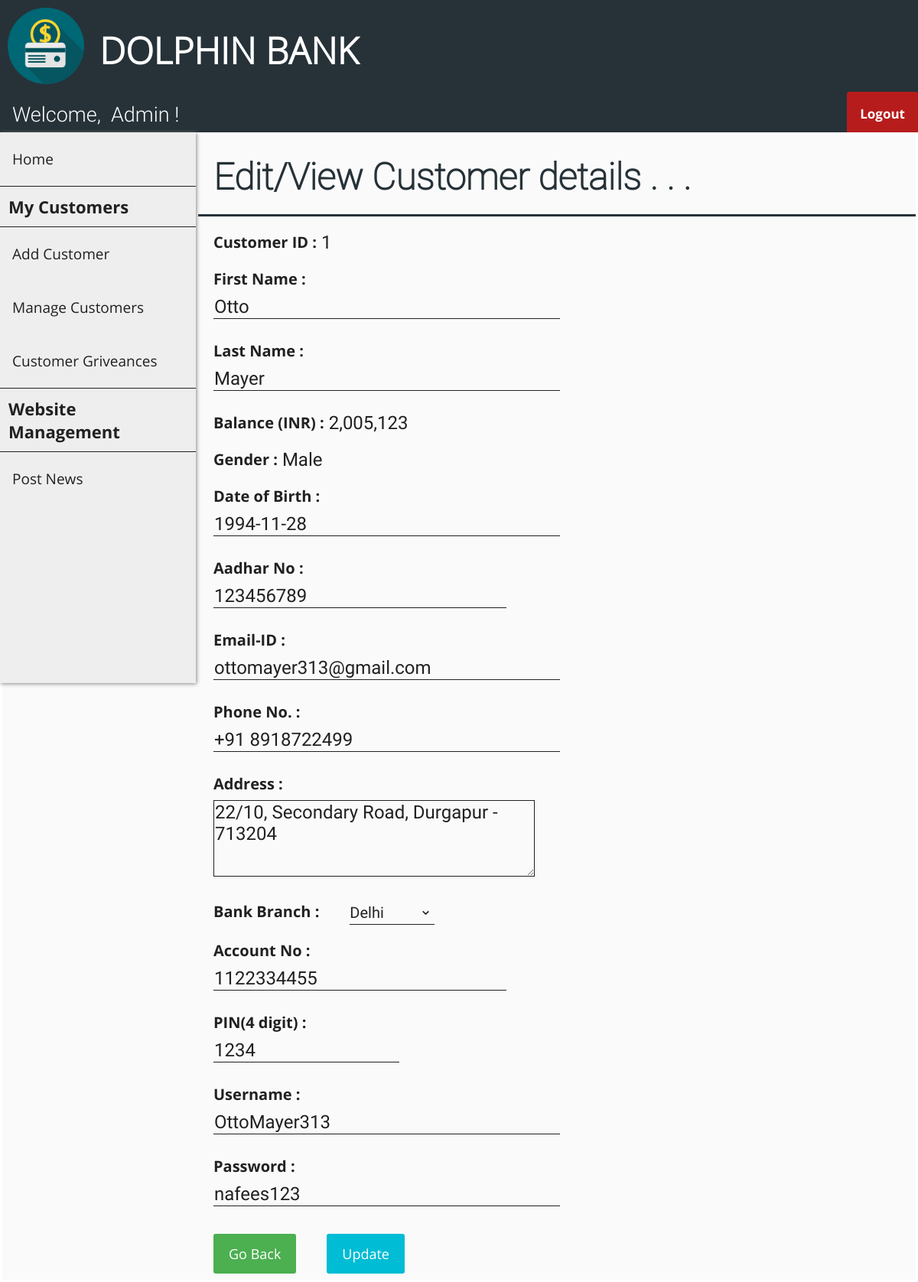
/net-banking/edit_customer.php?cust_id=1 (signed in), run on the app's committed database.
### tables this page shows
CREATE TABLE `customer` (
  `cust_id` int(11) NOT NULL AUTO_INCREMENT,
  `first_name` varchar(30) DEFAULT NULL,
  `last_name` varchar(30) DEFAULT NULL,
  `gender` varchar(10) DEFAULT NULL,
  `dob` date DEFAULT NULL,
  `aadhar_no` int(11) DEFAULT NULL,
  `email` varchar(30) DEFAULT NULL,
  `phone_no` varchar(20) DEFAULT NULL,
  `address` varchar(255) DEFAULT NULL,
  `branch` varchar(30) DEFAULT NULL,
  `account_no` int(11) DEFAULT NULL,
  `pin` int(4) DEFAULT NULL,
  `uname` varchar(30) DEFAULT NULL,
  `pwd` varchar(30) DEFAULT NULL,
  PRIMARY KEY (`cust_id`),
  UNIQUE KEY `aadhar_no` (`aadhar_no`),
  UNIQUE KEY `email` (`email`),
  UNIQUE KEY `phone_no` (`phone_no`),
  UNIQUE KEY `account_no` (`account_no`),
  UNIQUE KEY `uname` (`uname`)
);

CREATE TABLE `passbook1` (
  `trans_id` int(11) NOT NULL AUTO_INCREMENT,
  `trans_date` datetime DEFAULT NULL,
  `remarks` varchar(255) DEFAULT NULL,
  `debit` int(11) DEFAULT NULL,
  `credit` int(11) DEFAULT NULL,
  `balance` int(11) DEFAULT NULL,
  PRIMARY KEY (`trans_id`)
);

### net-banking/edit_customer.php (the view, shortened to what this page needs)
<?php
    include "connect.php";
    include "header.php";
    include "user_navbar.php";
    include "admin_sidebar.php";
    $sql0 = "SELECT * FROM customer WHERE cust_id=".$_SESSION['cust_id'];
    $sql1 = "SELECT * FROM passbook".$_SESSION['cust_id']." WHERE trans_id=(
                    SELECT MAX(trans_id) FROM passbook".$_SESSION['cust_id'].")";
    $result0 = $conn->query($sql0);
    $result1 = $conn->query($sql1);
    if ($result0->num_rows > 0) {
        while($row = $result0->fetch_assoc()) {
            $fname = $row["first_name"];
            $lname = $row["last_name"];
            $gender = $row["gender"];
            $dob = $row["dob"];
            $aadhar = $row["aadhar_no"];
            $email = $row["email"];
            $phno = $row["phone_no"];
            $address = $row["address"];
            $branch = $row["branch"];
            $acno = $row["account_no"];
            $pin = $row["pin"];
            $cus_uname = $row["uname"];
            $cus_pwd = $row["pwd"];
        }
    }
    if ($result1->num_rows > 0) {
        while($row = $result1->fetch_assoc()) {
            $balance = $row["balance"];
        }
    }
?>
<!DOCTYPE html>
<html>
<head>
    <link rel="stylesheet" href="customer_add_style.css">
</head>
<body>
    <form class="add_customer_form" action="edit_customer_action.php" method="post">
        <div class="flex-container-form_header">
            <h1 id="form_header">Edit/View Customer details . . .</h1>
        </div>
        <div class="flex-container">
            <div class=container>
                <label>Customer ID : <label id="info_label"> <?php echo $_SESSION['cust_id'] ?> </label></label>
            </div>
        </div>
        <div class="flex-container">
            <div class=container>
                <label>First Name :</label><br>
                <input name="fname" size="30" type="text" value="<?php echo $fname ?>" required />
            </div>
            <div  class=container>
                <label>Last Name :</b></label><br>
                <input name="lname" size="30" type="text" value="<?php echo $lname ?>" required />
            </div>
        </div>
        <div class="flex-container">
            <div class=container>
                <label>Balance (INR) : <label id="info_label"> <?php echo number_format($balance) ?> </label></label>
            </div>
        </div>
        <div class="flex-container">
            <div class=container>
                <label>Gender :
                    <label id="info_label">
                    <?php
                        if ($gender == "male") {echo "Male";}
                        elseif ($gender == "female") {echo "Female";}
                        else {echo "Others";}
                    ?>
            </div>
        </div>
        <div class="flex-container">
            <div class=container>
                <label>Date of Birth :</label><br>
                <input name="dob" size="30" type="text" placeholder="yyyy-mm-dd" value="<?php echo $dob ?>" required />
            </div>
        </div>
        <div class="flex-container">
            <div class=container>
                <label>Aadhar No :</label><br>
                <input name="aadhar" size="25" type="text" value="<?php echo $aadhar ?>" required />
            </div>
        </div>
        <div class="flex-container">
            <div class=container>
                <label>Email-ID :</label><br>
                <input name="email" size="30" type="text" value="<?php echo $email ?>" required />
            </div>
            <div  class=container>
                <label>Phone No. :</b></label><br>
                <input name="phno" size="30" type="text" value="<?php echo $phno ?>" required />
            </div>
        </div>
        <div class="flex-container">
            <div class=container>
                <label>Address :</label><br>
                <textarea name="address" required /><?php echo $address ?></textarea>
            </div>
        </div>
        <div class="flex-container">
            <div class=container>
                <label>Bank Branch :</label>
            </div>
            <div  class=container>
                <select name="branch">
                    <option value="delhi" <?php if ($branch == 'delhi') {?> selected="selected" <?php }?>>Delhi</option>
                </select>
            </div>
        </div>
        <div class="flex-container">
            <div class=container>
                <label>Account No :</label><br>
                <input name="acno" size="25" type="text" value="<?php echo $acno ?>" required />
            </div>
        </div>
        <div class="flex-container">
            <div  class=container>
                <label>PIN(4 digit) :</b></label><br>
                <input name="pin" size="15" type="text" value="<?php echo $pin ?>" required />
            </div>
        </div>
        <div class="flex-container">
            <div class=container>
                <label>Username :</label><br>
                <input name="cus_uname" size="30" type="text" value="<?php echo $cus_uname ?>" required />
            </div>
            <div  class=container>
                <label>Password :</b></label><br>
                <input name="cus_pwd" size="30" type="text" value="<?php echo $cus_pwd ?>" required />
            </div>
        </div>
        <div class="flex-container">
            <div class="container">
                <a href="/manage_customers.php" class="button">Go Back</a>
            </div>
            <div class="container">
                <button type="submit">Update</button>
            </div>
        </div>
    </form>
</body>
</html>

### net-banking/header_style.css (style rules this page uses)
body { margin: 0; padding: 0; background-color: #FAFAFA; }
h1 { font-family: OpenSans-Light; color: white; font-size: 3rem; line-height: 3rem; margin-top: calc((1.5rem - 2rem) + 2.5rem); margin-bottom: 1.5rem; }

### net-banking/customer_add_style.css (style rules this page uses)
.flex-container { display: -webkit-flex; display: flex; margin-left: 256px; width: auto; height: auto; -webkit-flex-wrap: wrap; flex-wrap: wrap; background-color: #FAFAFA; }
.flex-container-form_header { display: -webkit-flex; display: flex; margin-left: 256px; width: auto; height: auto; background-color: #FAFAFA; border-bottom: 3px solid #263238; }
h1[id="form_header"] { margin-left: 20px; font-family: Roboto-Thin; color: #263238; }
form { border: 3px solid white; width: inherit; margin-left: 0px; }
label { display: block; float: left; color: #212121; font-family: OpenSans-Bold; font-size: 20px; }
label[id="info_label"] { display: block; float: right; margin-left: 6px; font-family: Roboto-Regular; color: #212121; font-size: 24px; }
input[type=text], input[type=password] { font-family: Roboto-Regular; color: #212121; font-size: 24px; width: auto; margin: 8px 0; padding: 1px 1px; border: 0; border-bottom: 1px solid #212121; box-sizing: border-box; background-color: transparent; }
.container { margin-top: 20px; margin-left: 20px; margin-right: 20px; float: left; display: inline-block; }
textarea { font-family: Roboto-Regular; color: #212121; font-size: 24px; height: 100px; width:35vw; max-width: 720px; min-width: 240px; margin: 8px 0; padding: 1px 1px; border: 0; border: 1px solid #212121; box-sizing: border-box; background-color: transparent; }
select { font-family: Roboto-Regular; color: #212121; font-size: 20px; background: url("images/down_arrow.png") 96% / 15% no-repeat #eee; -webkit-appearance: none; -moz-appearance: none; background-color: transparent; width: 130%; padding: 4px 0; border: none; border-bottom: 1px solid #212121; }
button { font-family: OpenSans-Regular; font-size: 18px; background-color: #00BCD4; color: white; padding: 14px 20px; margin: 8px 0; border: none; cursor: pointer; width: 100%; border-radius: 3px; }
.button { background-color: #4CAF50; border: none; color: white; font-family: OpenSans-Regular; font-size: 18px; padding: 14px 20px; margin: 8px 0; text-align: center; text-decoration: none; display: inline-block; border-radius: 3px; cursor: pointer; }

### data on the page
customer: fname "Otto", lname "Mayer", dob "1994-11-28", aadhar "123456789", email "ottomayer313@gmail.com", phno "+91 8918722499", address "22/10, Secondary Road, Durgapur - 713204", branch "Delhi", acno "1122334455", pin "1234", cus_uname "OttoMayer313", cus_pwd "nafees123"
passbook1: balance "2,005,123"

### other printed values
$_SESSION['cust_id'] "1"
